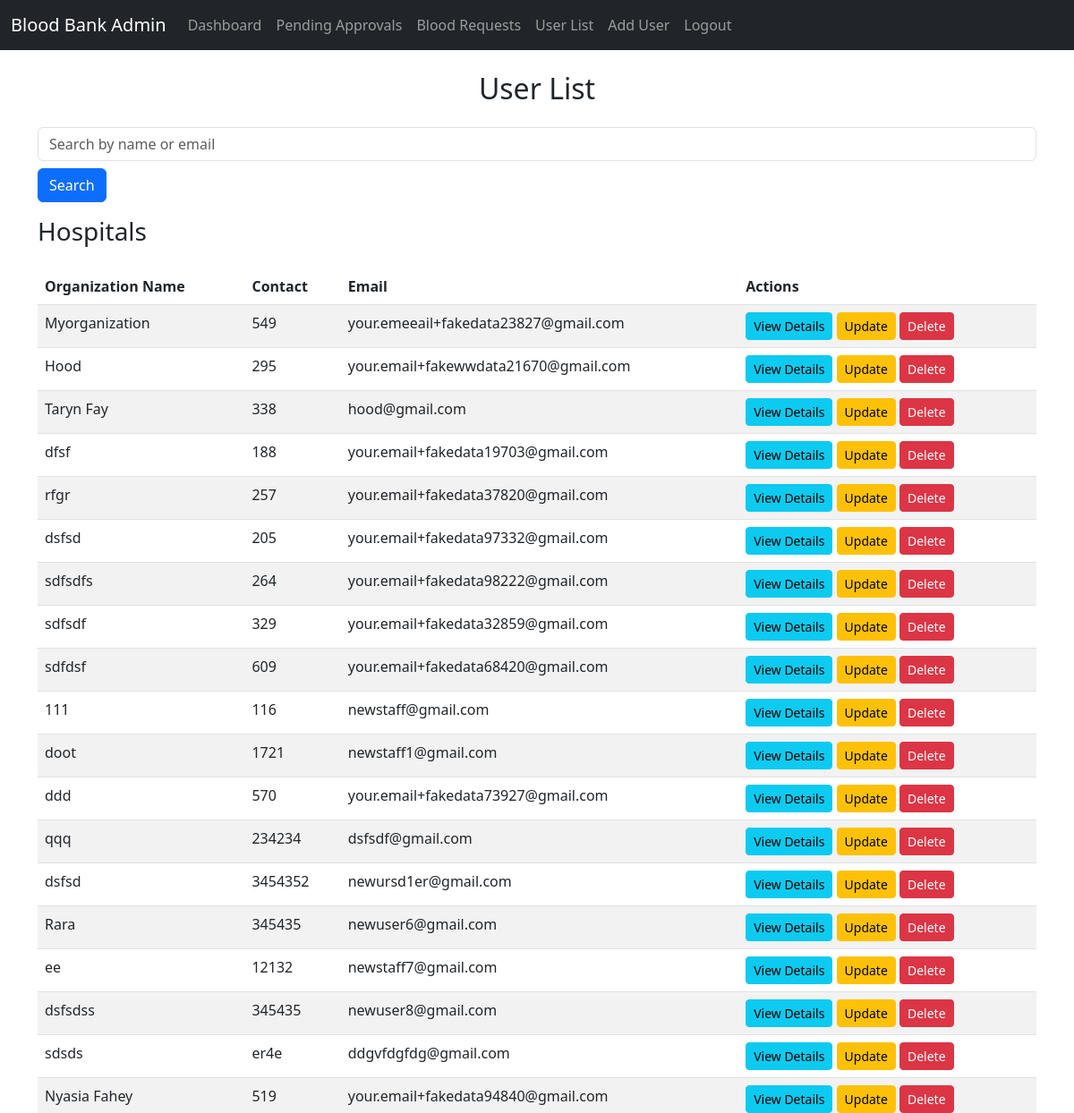
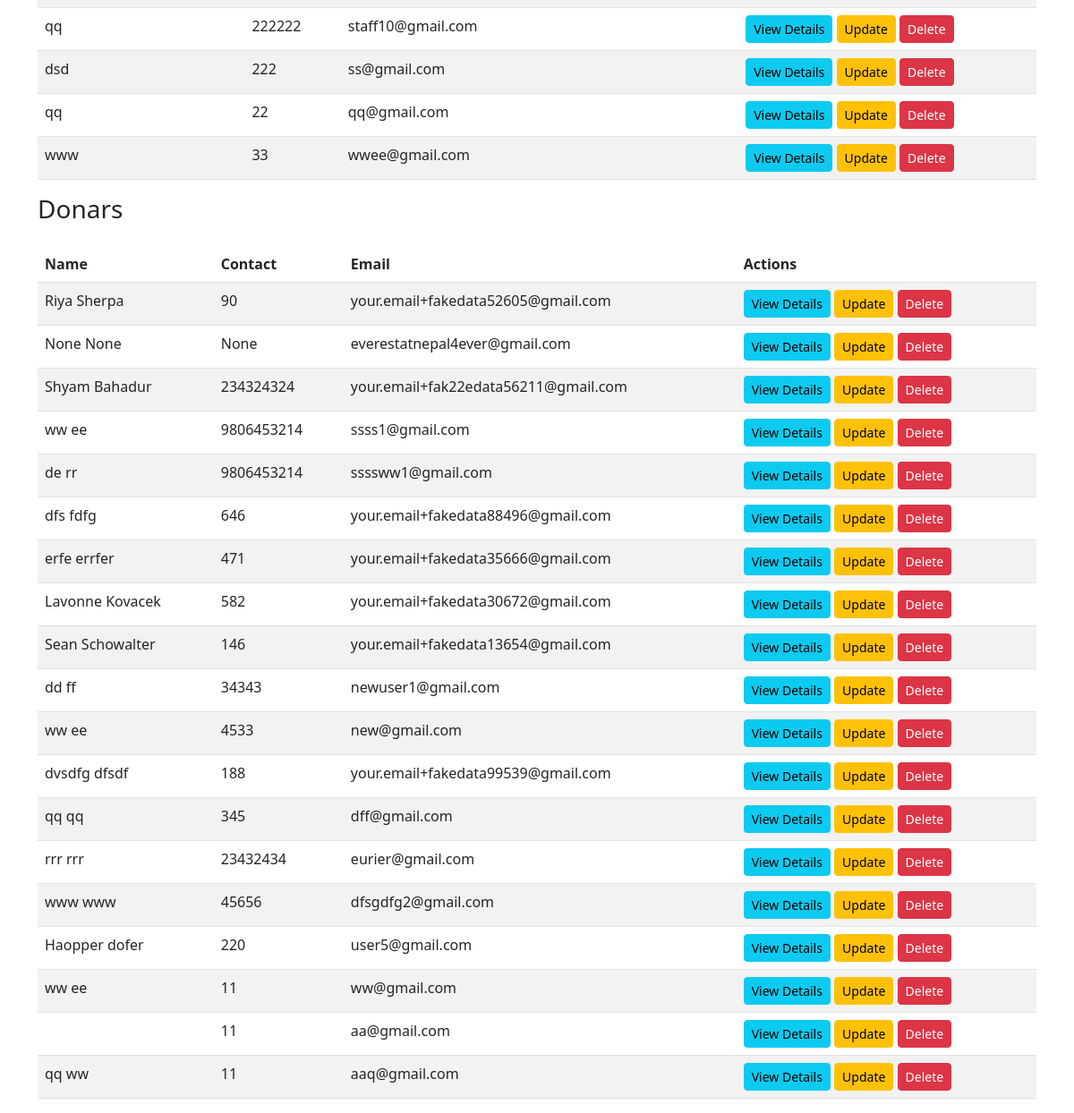
Page /userlist/ (signed in) on the earlier database version (2 pictures, top to bottom).
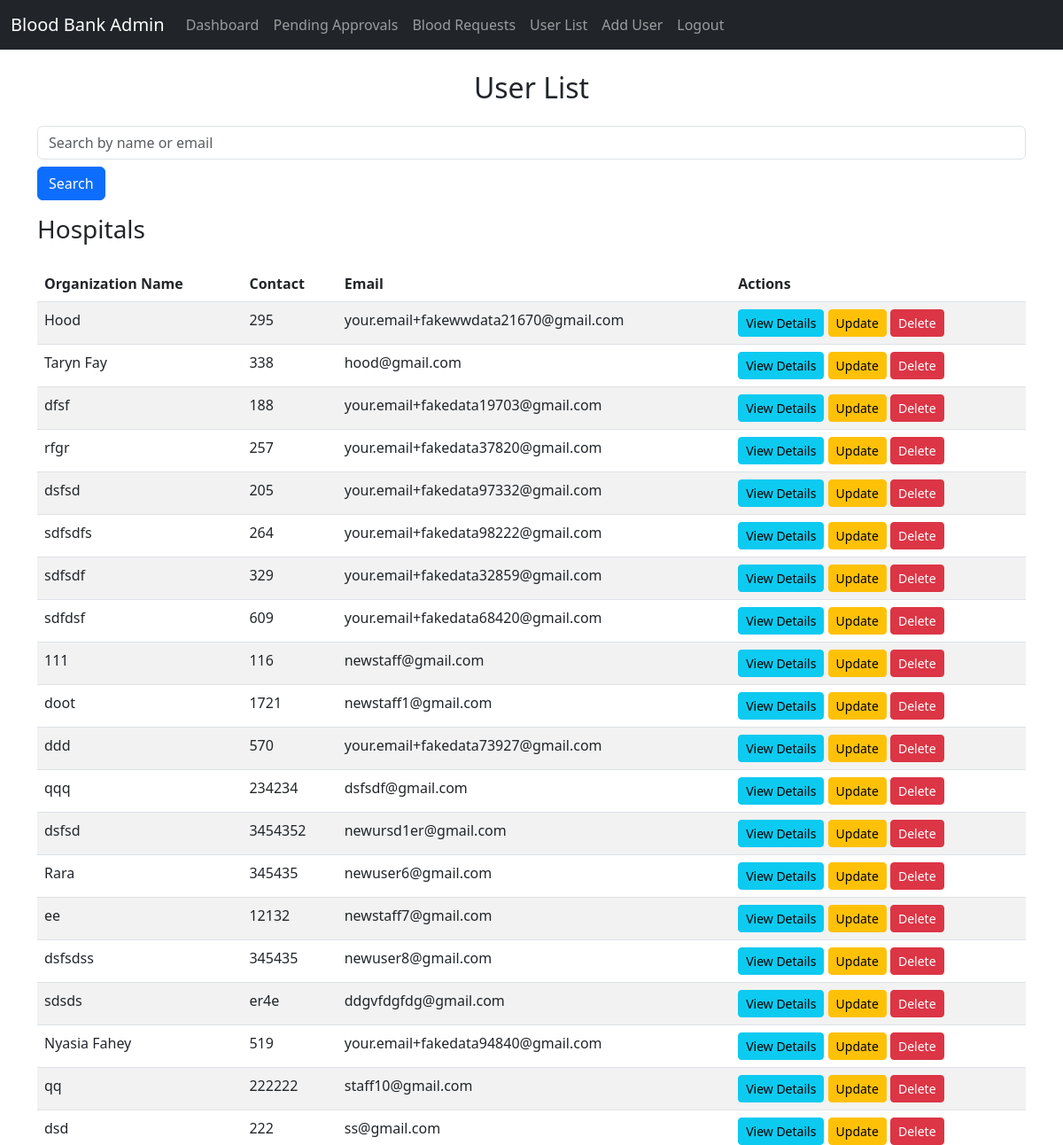
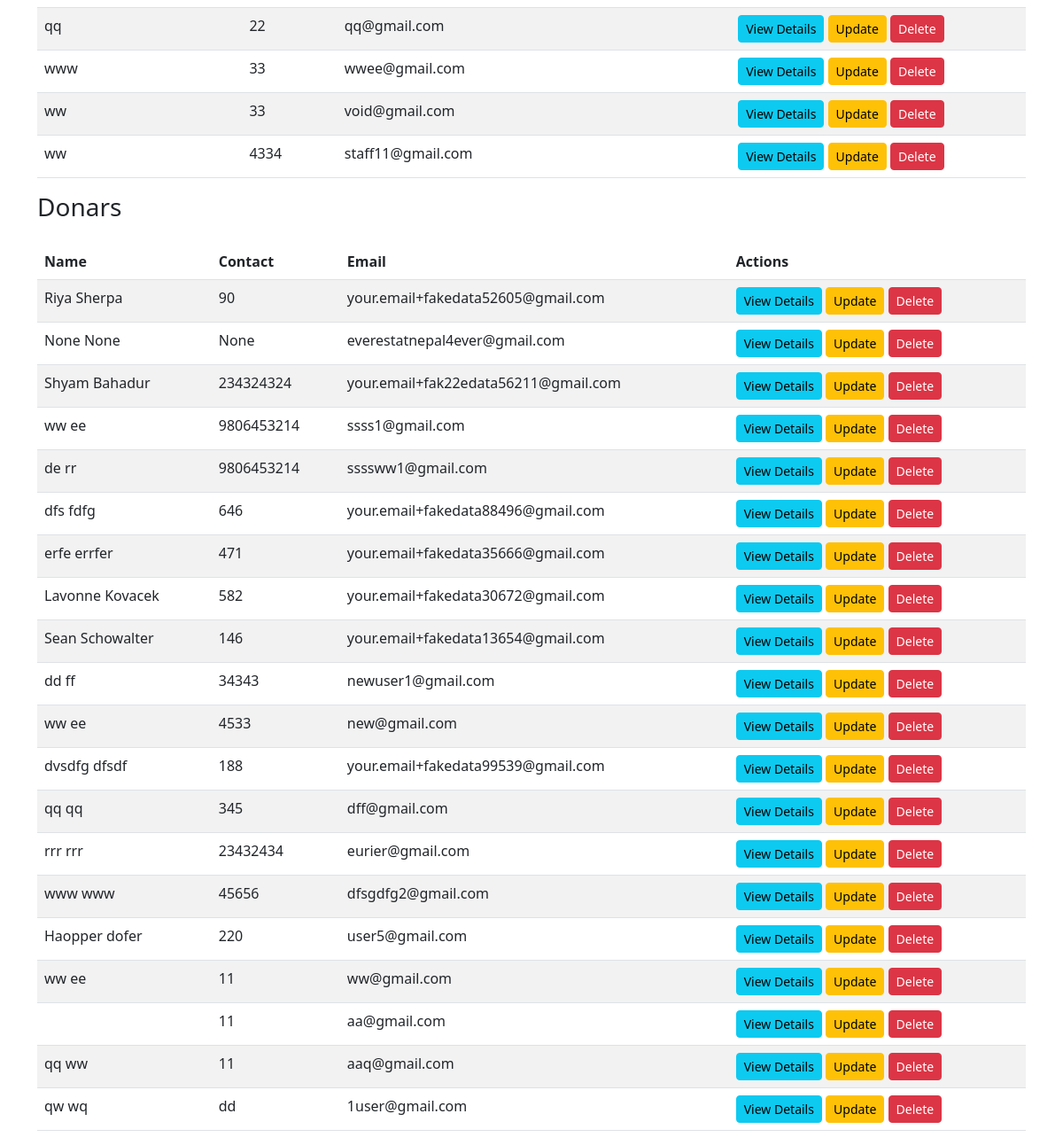
Same page on the later database version (2 pictures, top to bottom).
### myapp/models.py (models this page shows, shortened)
class CustomUser(AbstractUser):
    USER_TYPE = (("1", "Admin"), ("2", "Hospital"), ("3", "User"))
    GENDER = [("M", "Male"), ("F", "Female"),("O","Other")]
    BLOOD_GROUPS = (
    ('A+', 'A+'),
    ('A-', 'A-'),
    ('B+', 'B+'),
    ('B-', 'B-'),
    ('AB+', 'AB+'),
    ('AB-', 'AB-'),
    ('O+', 'O+'),
    ('O-', 'O-'),
    )
    first_name = models.CharField(max_length=15,null=True,blank=True,default='N/A')
    last_name = models.CharField(max_length=15,null=True,blank=True,default='N/A')
    username = None  # Removed username, using email instead
    email = models.EmailField(unique=True)
    is_approved = models.BooleanField(default=False)  # New field for staff approval
    user_type = models.CharField(default=3, choices=USER_TYPE, max_length=3)
    gender = models.CharField(max_length=1, choices=GENDER,null=True,blank=True)
    profile_pic = models.ImageField(null=True, blank=True)
    dob = models.DateField(null=True, blank=True)
    blood_group = models.CharField(max_length=4, choices=BLOOD_GROUPS,null=True,blank=True)
    contact_number = models.CharField(max_length=15, null=True, blank=True)
    identity = models.ImageField(null=True,blank=True)
    organization_name = models.CharField(max_length=80, null=True,blank=True)
    address = models.TextField(null=True,blank=True)
    fcm_token = models.TextField(default="")  # For firebase notifications
    created_at = models.DateTimeField(auto_now_add=True)
    updated_at = models.DateTimeField(auto_now=True)
    age = models.IntegerField(null=True, blank=True)  # Store age directly in the database, for user_type 3 only
    USERNAME_FIELD = "email"
    REQUIRED_FIELDS = []
    objects = CustomUserManager()

### myapp/views.py (the view)
# urls.py: path('userlist/', views.UserListView.as_view(), name='user_list'),
class UserListView(LoginRequiredMixin, ListView):
    model = CustomUser
    template_name = 'admin/user_list.html'
    context_object_name = 'users'
    def get_queryset(self):
        query = self.request.GET.get('q', '')  # Get search input
        users = CustomUser.objects.filter(user_type__in=[2, 3])
        if query:
            users = users.filter(
                Q(first_name__icontains=query) |
                Q(last_name__icontains=query) |
                Q(email__icontains=query)
            )
        return users
    def get_context_data(self, **kwargs):
        context = super().get_context_data(**kwargs)
        context['query'] = self.request.GET.get('q', '')  # Pass query back to template
        return context

### myapp/templates/admin/user_list.html (shortened to what this page needs)
{% extends 'admin/admin_base.html' %}
{% block content %}
    <h2 class="text-center mb-4">User List</h2>
    <form method="GET" action="{% url 'user_list' %}" class="mb-3">
        <input type="text" name="q" value="{{ query }}" class="form-control" placeholder="Search by name or email">
        <button type="submit" class="btn btn-primary mt-2">Search</button>
    </form>
    <h3 class="mb-4">Hospitals</h3>
    <table class="table table-striped">
        <thead>
            <tr>
                <th>Organization Name</th>
                <th>Contact</th>
                <th>Email</th>
                <th>Actions</th>
            </tr>
        </thead>
        <tbody>
            {% for user in users %}
                {% if user.user_type == '2' %}
                    <tr>
                        <td>{{ user.organization_name }}</td>
                        <td>{{ user.contact_number }}</td>
                        <td>{{ user.email }}</td>
                        <td>
                            <a href="{% url 'user_detail' user.pk %}" class="btn btn-info btn-sm">View Details</a>
                            <a href="{% url 'user_update' user.pk %}" class="btn btn-warning btn-sm">Update</a>
                            <a href="{% url 'user_delete' user.pk %}" class="btn btn-danger btn-sm">Delete</a>
                        </td>
                    </tr>
                {% endif %}
            {% endfor %}
        </tbody>
    </table>
    <h3 class="mb-4">Donars</h3>
    <table class="table table-striped">
        <thead>
            <tr>
                <th>Name</th>
                <th>Contact</th>
                <th>Email</th>
                <th>Actions</th>
            </tr>
        </thead>
        <tbody>
            {% for user in users %}
                {% if user.user_type == '3' %}
                    <tr>
                        <td>{{ user.first_name }} {{ user.last_name }}</td>
                        <td>{{ user.contact_number }}</td>
                        <td>{{ user.email }}</td>
                        <td>
                            <a href="{% url 'user_detail' user.pk %}" class="btn btn-info btn-sm">View Details</a>
                            <a href="{% url 'user_update' user.pk %}" class="btn btn-warning btn-sm">Update</a>
                            <a href="{% url 'user_delete' user.pk %}" class="btn btn-danger btn-sm">Delete</a>
                        </td>
                    </tr>
                {% endif %}
            {% endfor %}
        </tbody>
    </table>
{% endblock %}

Differences in the rows shown:
removed CustomUser: organization_name "Myorganization", contact_number "549", email "your.emeeail+fakedata23827@gmail.com", shown under "Hospitals"
added CustomUser: organization_name "ww", contact_number "33", email "void@gmail.com", shown under "Hospitals"
added CustomUser: organization_name "ww", contact_number "4334", email "staff11@gmail.com", shown under "Hospitals"
added CustomUser: first_name "qw", last_name "wq", contact_number "dd", email "1user@gmail.com", shown under "Donars"
